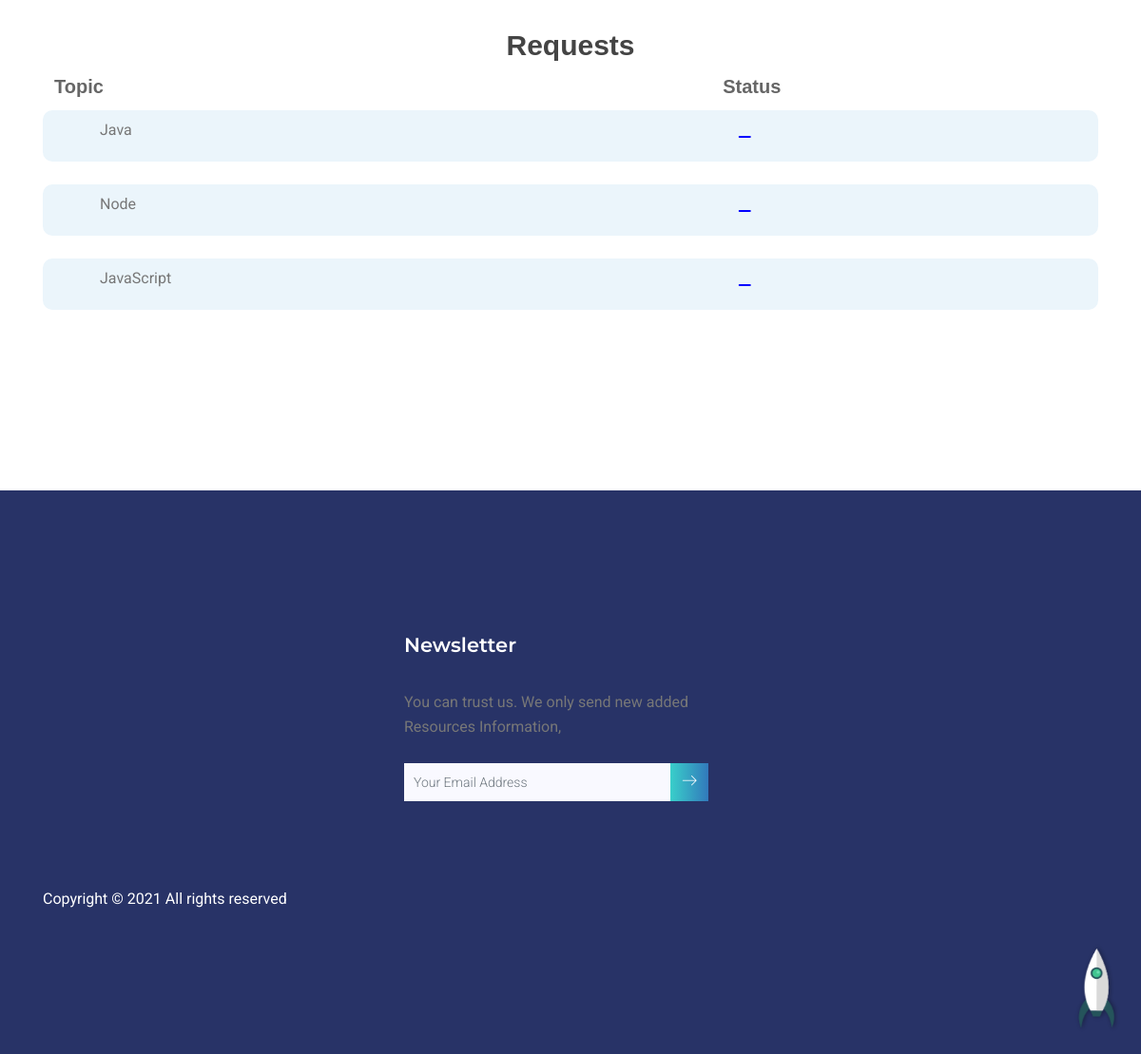
Page /profile (signed in, lower part) on the earlier database version.
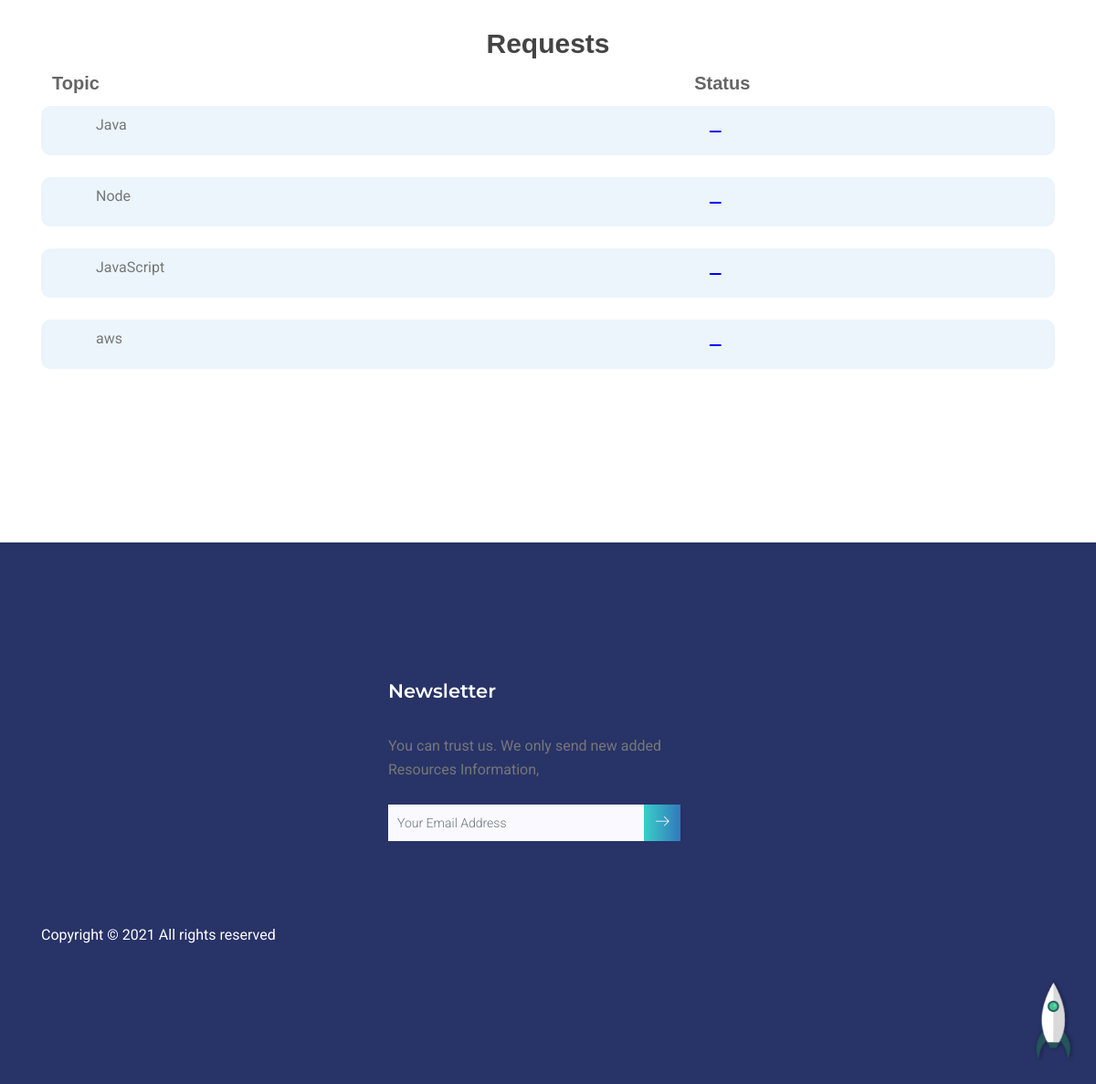
Same page on the later database version.
### resources/models.py (models this page shows, shortened)
class Request(models.Model):
    status_choices=(
        ("P","Pending"),
        ("A","Approved"),
        ("R","Rejected")
    )
    user=models.ForeignKey('auth.User',on_delete=models.CASCADE,default=1)
    newResourceTitle=models.CharField(max_length=200,default='')
    description=models.TextField(max_length=1000,default='')
    create_date=models.DateTimeField(default=timezone.now)
    status=models.CharField(max_length=1,choices=status_choices,default="P")

### resources/views.py (the view)
# urls.py: path('profile',views.profile,name='profile'),
@login_required(login_url='/auth/login')
def profile(request):
    requests=models.Request.objects.filter(user=request.user)
    context={
        'requests':requests
    }
    return render(request,'resources/profile.html',context)

### resources/templates/resources/profile.html (shortened to what this page needs)
{% extends "resources/base.html" %}
{% load static %}
{% block add_css %}
<link rel="stylesheet" href="{%static 'css/profile.css' %}">
{% endblock %}
{% block content %}
<section class="section-gap">
  <div class="container rounded bg-white ">
    <div class="h2 font-weight-bold d-flex justify-content-center">Requests</div>
    <div class="table-responsive">
        <table class="table">
            <thead>
                <tr>
                    <th scope="col">Topic</th>
                    <th scope="col">Status</th>
                </tr>
            </thead>
            <tbody>
              {% for request in requests %}
              <tr class="bg-blue">
                <td class="pt-2">
                    <div class="pl-lg-5 pl-md-3 pl-1 name">{{request.newResourceTitle }}</div>
                </td>
                {% if request.status == "A"%}
                <td class="pt-3"><span class="fa fa-check pl-3"></span></td>
                {% elif request.status == "P" %}
                <td class="pt-3"><span class="fa fa-minus pl-3"></span></td>
                {% else %}
                <td class="pt-3"><span class="fa fa-times-circle pl-3"></span></td>
                {% endif %}
            </tr>
            <tr id="spacing-row">
                <td></td>
            </tr>
              {% endfor %}
            </tbody>
        </table>
    </div>
</div>
</section>
  {% endblock %}

### resources/templates/resources/base.html (shortened to what this page needs)
{%load static %}
<!DOCTYPE html>
<html lang="zxx" class="no-js">
  {% load pwa %}
  <head>
    <link rel="stylesheet" href="{%static 'css/linearicons.css' %}" />
    <link rel="stylesheet" href="{%static 'css/font-awesome.min.css' %}" />
    <link rel="stylesheet" href="{%static 'css/bootstrap.css' %}" />
    <link rel="stylesheet" href="{%static 'css/magnific-popup.css' %}" />
    <link rel="stylesheet" href="{%static 'css/nice-select.css' %}" />
    <link rel="stylesheet" href="{%static 'css/animate.min.css' %}" />
    <link rel="stylesheet" href="{%static 'css/owl.carousel.css' %}" />
    <link rel="stylesheet" href="{%static 'css/main.css' %}" />
    {% block add_css%}
    {% endblock %}
  </head>
  <body>
    {% block content%}
    {% endblock %}
    <footer class="footer-area section-gap">
        <div class="container">
          <div class="row justify-content-center">
            <div class="col-lg-4 col-md-6 single-footer-widget">
              <h4>Newsletter</h4>
              <p>You can trust us. We only send new added Resources Information,</p>
              <div class="form-wrap" >
                <form action="{% url 'subscribe'%}" method="POST" class="form-inline">
                  <input
                    class="form-control"
                    name="subscription_email"
                    placeholder="Your Email Address"
                    onfocus="this.placeholder = ''"
                    onblur="this.placeholder = 'Your Email Address '"
                    required=""
                    type="email"/>
                  <button class="click-btn btn btn-default" type="submit">
                    <span class="lnr lnr-arrow-right"></span>
                  </button>
                </form>
              </div>
            </div>
          </div>
          <div class="footer-bottom row align-items-center">
            <p class="footer-text m-0 col-lg-8 col-md-12">
              Copyright &copy;
              All rights reserved
            </p>
          </div>
        </div>
      </footer>
      <div id="back-top">
        <a title="Go to Top" href="#"></a>
      </div>
    </body>
</html>

### resources/static/css/main.css (style rules this page uses)
body { color: #777777; font-family: "Roboto", sans-serif; font-size: 16px; font-weight: 400; line-height: 1.625em; position: relative; }
a { -webkit-transition: all 0.3s ease 0s; -moz-transition: all 0.3s ease 0s; -o-transition: all 0.3s ease 0s; transition: all 0.3s ease 0s; }
a, a:focus, a:hover { text-decoration: none; outline: 0; }
h1, h2, h3, h4, h5, h6 { font-family: "Montserrat", sans-serif; color: #222222; line-height: 1.2em !important; margin-bottom: 0; margin-top: 0; font-weight: 600; }
.h1, .h2, .h3, .h4, .h5, .h6 { margin-bottom: 0; margin-top: 0; font-family: "Montserrat", sans-serif; font-weight: 600; color: #222222; }
h2, .h2 { font-size: 30px; }
h4, .h4 { font-size: 18px; }
td, th { border-radius: 0px; }
.section-gap { padding: 150px 0; }
#back-top { position: fixed; right: 20px; bottom: 0px; cursor: pointer; z-index: 9999999; }
#back-top a { background: url(../img/rocket.png) no-repeat; background-size: 95% 80%; width: 50px; height: 116px; display: block; }
.p1-gradient-bg, .primary-btn, .primary-btn.white:hover, .banner-content .input-wrap .search-btn, .courses-list li:hover, .testimonials-area .owl-thumb-item.active .overlay-grad, .testimonials-area .owl-thumb-item .overlay-grad:hover, .top-category-widget-area .single-cat-widget:hover .overlay-bg, .post-content-area .single-post .primary-btn:hover, .blog-pagination .page-item.active .page-link, .blog-pagination .page-link:hover, .widget-wrap .newsletter-widget .bbtns, .footer-area .single-footer-widget .click-btn, .footer-area .footer-bottom .footer-social a:hover { background: -webkit-linear-gradient(90deg, #39cfca 0%, #3279bb 100%); background: -moz-linear-gradient(90deg, #39cfca 0%, #3279bb 100%); background: -o-linear-gradient(90deg, #39cfca 0%, #3279bb 100%); background: -ms-linear-gradient(90deg, #39cfca 0%, #3279bb 100%); background: linear-gradient(90deg, #39cfca 0%, #3279bb 100%); }
h4 { font-size: 21px; }
h1, h2, h3, h4, h5, h6 { line-height: 1.5em; }
.footer-area { background: #283367; }
.footer-area .single-footer-widget h4 { color: #fff; margin-bottom: 35px; }
.footer-area .single-footer-widget .form-wrap { margin-top: 25px; }
.footer-area .single-footer-widget input { height: 40px; border: none; width: 80% !important; font-weight: 300; background: #f9f9ff; color: #222222; padding-left: 20px; border-radius: 0; font-size: 14px; padding: 10px; }
.footer-area .single-footer-widget .click-btn { color: #fff; border-radius: 0; border-top-left-radius: 0px; border-bottom-left-radius: 0px; padding: 8px 12px; border: 0; }
.footer-area .single-footer-widget .click-btn span { font-weight: 500; }
.footer-area .footer-bottom { margin-top: 90px; }
.footer-area .footer-bottom p { color: #fff; }

### resources/static/css/profile.css (style rules this page uses)
.h2 { color: #444; font-family: 'PT Sans', sans-serif }
thead { font-family: 'Poppins', sans-serif; font-weight: bolder; font-size: 20px; color: #666 }
.name { display: inline-block }
.bg-blue { background-color: #EBF5FB; border-radius: 8px }
.fa-check, .fa-minus { color: blue }
.table thead th, .table td { border: none }
.table tbody td:first-child { border-bottom-left-radius: 10px; border-top-left-radius: 10px }
.table tbody td:last-child { border-bottom-right-radius: 10px; border-top-right-radius: 10px }
#spacing-row { height: 10px }

Differences in the rows shown:
added Request: newResourceTitle "aws", status "P" (drawn)
